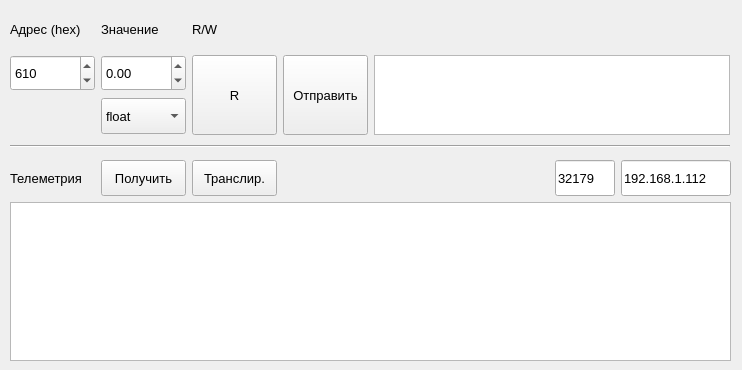
    <widget class="QWidget" name="tab_Rotator">
     <attribute name="title">
      <string>↔</string>
     </attribute>
     <widget class="QWidget" name="layoutWidget_2">
      <property name="geometry">
       <rect>
        <x>10</x>
        <y>10</y>
        <width>723</width>
        <height>141</height>
       </rect>
      </property>
      <layout class="QGridLayout" name="gridLayout_Rotator">
       <property name="rightMargin">
        <number>3</number>
       </property>
       <item row="3" column="0" colspan="5">
        <widget class="Line" name="line_4">
         <property name="minimumSize">
          <size>
           <width>0</width>
           <height>10</height>
          </size>
         </property>
         <property name="orientation">
          <enum>Qt::Horizontal</enum>
         </property>
        </widget>
       </item>
       <item row="1" column="1">
        <widget class="QDoubleSpinBox" name="doubleSpinBox_RotatorDataValue">
         <property name="enabled">
          <bool>true</bool>
         </property>
         <property name="minimumSize">
          <size>
           <width>85</width>
           <height>36</height>
          </size>
         </property>
         <property name="maximumSize">
          <size>
           <width>85</width>
           <height>16777215</height>
          </size>
         </property>
         <property name="font">
          <font>
           <pointsize>10</pointsize>
          </font>
         </property>
         <property name="minimum">
          <double>-99999.000000000000000</double>
         </property>
         <property name="maximum">
          <double>99999.000000000000000</double>
         </property>
        </widget>
       </item>
       <item row="0" column="2">
        <widget class="QLabel" name="label_RW">
         <property name="font">
          <font>
           <pointsize>10</pointsize>
          </font>
         </property>
         <property name="text">
          <string>R/W</string>
         </property>
        </widget>
       </item>
       <item row="2" column="1">
        <widget class="QComboBox" name="comboBox_RotatorDataType">
         <property name="minimumSize">
          <size>
           <width>85</width>
           <height>36</height>
          </size>
         </property>
         <property name="maximumSize">
          <size>
           <width>85</width>
           <height>16777215</height>
          </size>
         </property>
         <property name="font">
          <font>
           <pointsize>10</pointsize>
          </font>
         </property>
         <item>
          <property name="text">
           <string>float</string>
          </property>
         </item>
         <item>
          <property name="text">
           <string>uint16</string>
          </property>
         </item>
         <item>
          <property name="text">
           <string>uint32</string>
          </property>
         </item>
        </widget>
       </item>
       <item row="1" column="2" rowspan="2">
        <widget class="QPushButton" name="pushButton_RW">
         <property name="minimumSize">
          <size>
           <width>85</width>
           <height>80</height>
          </size>
         </property>
         <property name="font">
          <font>
           <pointsize>10</pointsize>
          </font>
         </property>
         <property name="text">
          <string>R</string>
         </property>
         <property name="checkable">
          <bool>true</bool>
         </property>
         <property name="checked">
          <bool>false</bool>
         </property>
        </widget>
       </item>
       <item row="0" column="1">
        <widget class="QLabel" name="label_DataValue">
         <property name="font">
          <font>
           <pointsize>10</pointsize>
          </font>
         </property>
         <property name="text">
          <string>Значение</string>
         </property>
        </widget>
       </item>
       <item row="1" column="0">
        <widget class="QSpinBox" name="spinBox_RotatorRegisterAddress">
         <property name="minimumSize">
          <size>
           <width>85</width>
           <height>36</height>
          </size>
         </property>
         <property name="maximumSize">
          <size>
           <width>85</width>
           <height>16777215</height>
          </size>
         </property>
         <property name="font">
          <font>
           <pointsize>10</pointsize>
          </font>
         </property>
         <property name="minimum">
          <number>1536</number>
         </property>
         <property name="maximum">
          <number>1791</number>
         </property>
         <property name="value">
          <number>1552</number>
         </property>
         <property name="displayIntegerBase">
          <number>16</number>
         </property>
        </widget>
       </item>
       <item row="1" column="3" rowspan="2">
        <widget class="QPushButton" name="pushButton_SendRotatorCommand">
         <property name="minimumSize">
          <size>
           <width>85</width>
           <height>80</height>
          </size>
         </property>
         <property name="font">
          <font>
           <pointsize>10</pointsize>
          </font>
         </property>
         <property name="text">
          <string>Отправить</string>
         </property>
        </widget>
       </item>
       <item row="0" column="0">
        <widget class="QLabel" name="label_RegisterAddress">
         <property name="font">
          <font>
           <pointsize>10</pointsize>
          </font>
         </property>
         <property name="text">
          <string>Адрес (hex)</string>
         </property>
        </widget>
       </item>
       <item row="1" column="4" rowspan="2">
        <widget class="QListWidget" name="listWidget_rotatorLog">
         <property name="minimumSize">
          <size>
           <width>355</width>
           <height>80</height>
          </size>
         </property>
        </widget>
       </item>
      </layout>
     </widget>
     <widget class="QWidget" name="layoutWidget_7">
      <property name="geometry">
       <rect>
        <x>10</x>
        <y>160</y>
        <width>721</width>
        <height>201</height>
       </rect>
      </property>
      <layout class="QGridLayout" name="gridLayout_3">
       <item row="0" column="5">
        <widget class="QLineEdit" name="lineEdit_translateTelemetry_IP">
         <property name="minimumSize">
          <size>
           <width>110</width>
           <height>36</height>
          </size>
         </property>
         <property name="maximumSize">
          <size>
           <width>85</width>
           <height>16777215</height>
          </size>
         </property>
         <property name="font">
          <font>
           <pointsize>10</pointsize>
          </font>
         </property>
         <property name="text">
          <string>192.168.1.112</string>
         </property>
        </widget>
       </item>
       <item row="0" column="1">
        <widget class="QPushButton" name="pushButton_GetRotatorTelemetry">
         <property name="minimumSize">
          <size>
           <width>85</width>
           <height>36</height>
          </size>
         </property>
         <property name="maximumSize">
          <size>
           <width>85</width>
           <height>16777215</height>
          </size>
         </property>
         <property name="font">
          <font>
           <pointsize>10</pointsize>
          </font>
         </property>
         <property name="text">
          <string>Получить</string>
         </property>
         <property name="checkable">
          <bool>false</bool>
         </property>
        </widget>
       </item>
       <item row="0" column="3">
        <spacer name="horizontalSpacer">
         <property name="orientation">
          <enum>Qt::Horizontal</enum>
         </property>
         <property name="sizeHint" stdset="0">
          <size>
           <width>40</width>
           <height>20</height>
          </size>
         </property>
        </spacer>
       </item>
       <item row="1" column="0" colspan="6">
        <widget class="QListWidget" name="listWidget_rotatorTelemetryLog"/>
       </item>
       <item row="0" column="0">
        <widget class="QLabel" name="label_RotatorTelemetry">
         <property name="minimumSize">
          <size>
           <width>85</width>
           <height>36</height>
          </size>
         </property>
         <property name="font">
          <font>
           <pointsize>10</pointsize>
          </font>
         </property>
         <property name="text">
          <string>Телеметрия</string>
         </property>
        </widget>
       </item>
       <item row="0" column="2">
        <widget class="QPushButton" name="pushButton_translateTelemetry">
         <property name="minimumSize">
          <size>
           <width>85</width>
           <height>36</height>
          </size>
         </property>
         <property name="maximumSize">
          <size>
           <width>85</width>
           <height>16777215</height>
          </size>
         </property>
         <property name="font">
          <font>
           <pointsize>10</pointsize>
          </font>
         </property>
         <property name="text">
          <string>Транслир.</string>
         </property>
         <property name="checkable">
          <bool>true</bool>
         </property>
        </widget>
       </item>
       <item row="0" column="4">
        <widget class="QLineEdit" name="lineEdit_translateTelemetry_Port">
         <property name="minimumSize">
          <size>
           <width>60</width>
           <height>36</height>
          </size>
         </property>
         <property name="maximumSize">
          <size>
           <width>60</width>
           <height>16777215</height>
          </size>
         </property>
         <property name="font">
          <font>
           <pointsize>10</pointsize>
          </font>
         </property>
         <property name="text">
          <string>32179</string>
         </property>
        </widget>
       </item>
      </layout>
     </widget>
    </widget>
